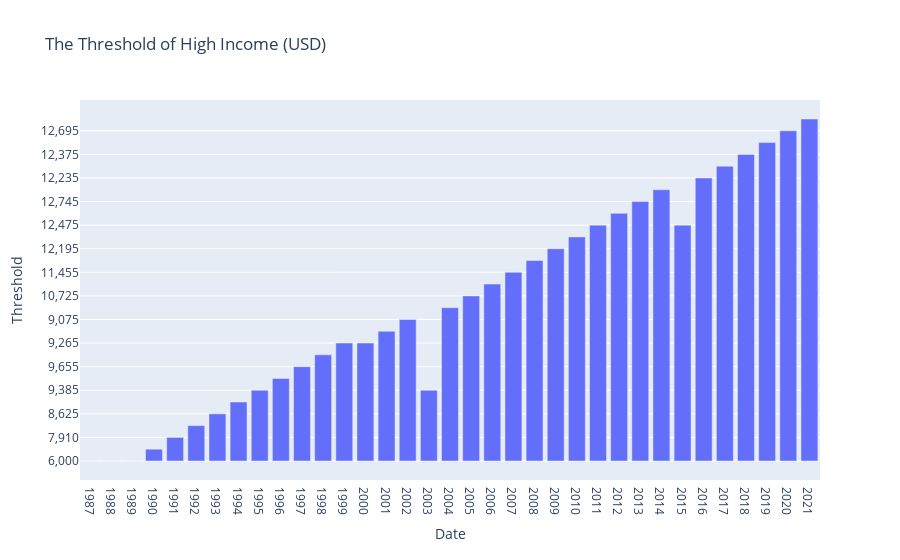

The notebook cell saved with this chart:
### Code cell
high_income.loc[:,['Date', 'Threshold']].plot.bar(x='Date', y='Threshold', title='The Threshold of High Income (USD)')

### Figure 1 — Plotly figure (JSON) as saved in the notebook; plotly's stock layout.template omitted (floating-point values rounded to 4 significant figures)
{"data": [{"alignmentgroup": "True", "hovertemplate": "Date=%{x}<br>Threshold=%{y}<extra></extra>", "legendgroup": "", "marker": {"color": "#636efa", "pattern": {"shape": ""}}, "name": "", "offsetgroup": "", "orientation": "v", "showlegend": false, "textposition": "auto", "type": "bar", "x": ["1987", "1988", "1989", "1990", "1991", "1992", "1993", "1994", "1995", "1996", "1997", "1998", "1999", "2000", "2001", "2002", "2003", "2004", "2005", "2006", "2007", "2008", "2009", "2010", "2011", "2012", "2013", "2014", "2015", "2016", "2017", "2018", "2019", "2020", "2021"], "xaxis": "x", "y": ["6,000", "6,000", "6,000", "7,620", "7,910", "8,355", "8,625", "8,955", "9,385", "9,645", "9,655", "9,360", "9,265", "9,265", "9,205", "9,075", "9,385", "10,065", "10,725", "11,115", "11,455", "11,905", "12,195", "12,275", "12,475", "12,615", "12,745", "12,735", "12,475", "12,235", "12,055", "12,375", "12,575", "12,695", "13,205"], "yaxis": "y"}], "layout": {"autosize": true, "barmode": "relative", "legend": {"tracegroupgap": 0}, "title": {"text": "The Threshold of High Income (USD)"}, "xaxis": {"anchor": "y", "autorange": true, "domain": [0, 1], "range": [-0.5, 34.5], "title": {"text": "Date"}, "type": "category"}, "yaxis": {"anchor": "x", "autorange": true, "domain": [0, 1], "range": [-1.611, 30.61], "title": {"text": "Threshold"}, "type": "category"}}}
